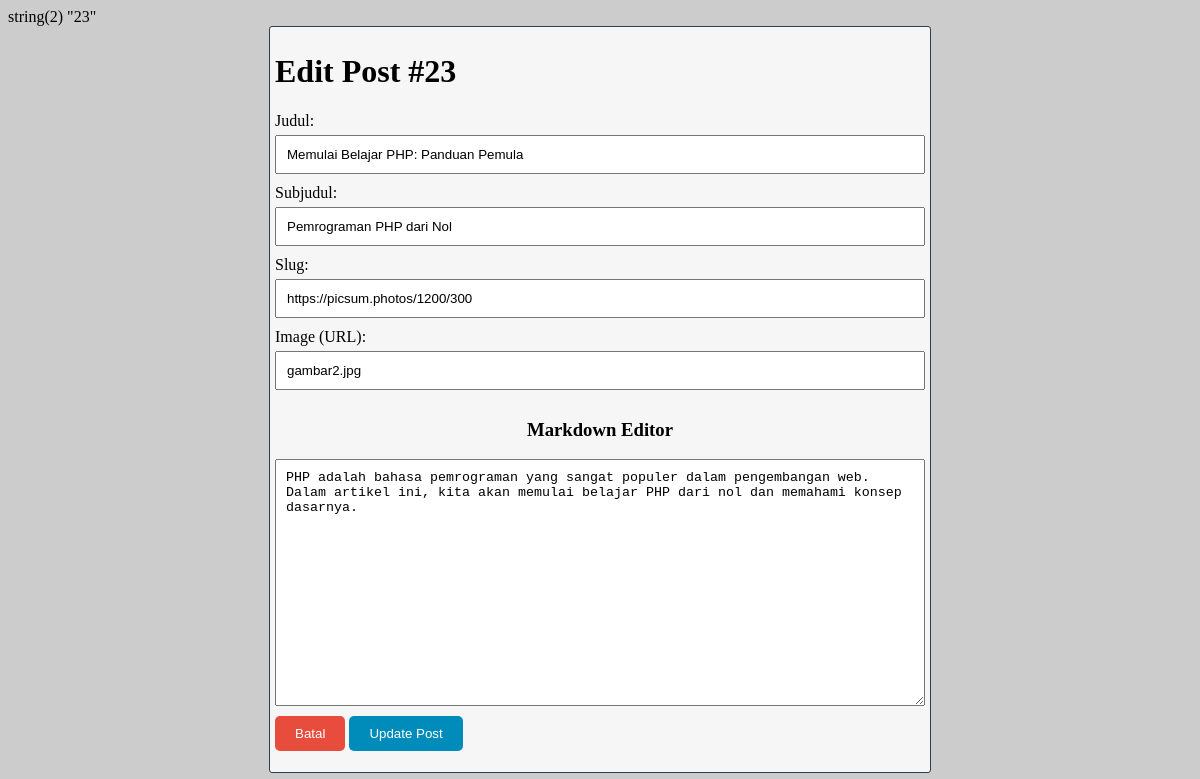
The page /Journal/sesi-2/edit-post.php?id=23 on the database its author committed.
### tables this page shows
CREATE TABLE IF NOT EXISTS `posts` (
  `id` bigint(20) unsigned NOT NULL AUTO_INCREMENT,
  `title` varchar(255) NOT NULL,
  `subtitle` varchar(255) NOT NULL,
  `content` longtext NOT NULL,
  `image` varchar(255) NOT NULL,
  `slug` varchar(255) NOT NULL,
  `created_at` timestamp NULL DEFAULT NULL,
  `updated_at` timestamp NULL DEFAULT NULL,
  PRIMARY KEY (`id`),
  UNIQUE KEY `posts_slug_unique` (`slug`)
);

### Journal/sesi-2/Include/Database.php (called while the page is built, shortened)
<?php
class Database
{
    private $host = "localhost";
    private $username = "root";
    private $password = "";
    private $dbname = "blog_database";
    public function __construct()
    {
        $this->conn = new mysqli($this->host, $this->username, $this->password, $this->dbname);
    }
}
?>

### Journal/sesi-2/Include/Post.php (called while the page is built, shortened)
<?php
require_once "Database.php";
class Post extends Database
{
    public function getPostById($post_id)
    {
        $post_id = $this->conn->real_escape_string($post_id);
        $query = "SELECT * FROM posts WHERE id = ?";
        $stmt = $this->conn->prepare($query);
        $stmt->bind_param("i", $post_id);
        $stmt->execute();
        $result = $stmt->get_result();
        return $result->fetch_object();
    }
}
?>

### Journal/sesi-2/edit-post.php (the view, shortened to what this page needs)
<?php
require_once dirname(__FILE__) . "/Include/Post.php";
if ($_SERVER["REQUEST_METHOD"] === "GET") {
    $id_post = $_GET["id"];
    var_dump($id_post);
    $post = new Post();
    $data = $post->getPostById($id_post);
}
?>
<!DOCTYPE html>
<html lang="en">
<head>
    <link rel="stylesheet" href="https://cdn.jsdelivr.net/simplemde/latest/simplemde.min.css">
</head>
<body>
    <div class="container">
        <h1>Edit Post #<?= $data->id ?></h1>
        <form method="post" action="<?= htmlentities($_SERVER['PHP_SELF']) ?>">
            <label for="title">Judul:</label>
            <input type="text" name="title" id="title" value="<?= $data->title ?>" required>
            <label for="subtitle">Subjudul:</label>
            <input type="text" name="subtitle" id="subtitle" required value="<?= $data->subtitle ?>">
            <label for="slug">Slug:</label>
            <input type="text" name="slug" id="slug" required value="<?= $data->slug ?>">
            <label for="image">Image (URL):</label>
            <input type="url" name="image" id="image" placeholder="https://picsum.photos/1200/300" value="<?= $data->image ?>" required>
            <h3>Markdown Editor</h3>
            <textarea id="content" cols="66" rows="15" name="content" placeholder="Hello World!"><?= $data->content ?></textarea><br>
            <a href="index.php"><button type="button" name="cancel">Batal</button></a>
            <button type="submit">Update Post</button>
        </form>
    </div>
</body>
</html>

### Journal/sesi-2/edit-post.php (style rules this page uses)
body { background: #CCCCCC; }
.container { width: 650px; margin: 0 auto; background: #f6f6f6; border: 1px solid #2C3E50; border-radius: 3px; padding: 5px; }
.container form { max-width: 100%; }
.container label { display: block; margin-bottom: 5px; }
.container input[type="text"], .container input[type="url"], .container textarea { width: 100%; padding: 10px; margin-bottom: 10px; box-sizing: border-box; }
.container button[type="submit"] { background-color: #008CBA; color: white; padding: 10px 20px; border: none; border-radius: 5px; cursor: pointer; }
.container a button[type="button"] { background-color: #E74C3C; color: white; padding: 10px 20px; border: none; border-radius: 5px; cursor: pointer; }
h3 { text-align: center; }

### rows shown on the page
posts: id "23", title "Memulai Belajar PHP: Panduan Pemula", subtitle "Pemrograman PHP dari Nol", slug "https://picsum.photos/1200/300", image "gambar2.jpg", content "PHP adalah bahasa pemrograman yang sangat populer dalam pengembangan web. Dalam artikel ini, kita akan memulai belajar PHP dari nol dan memahami konsep dasarnya."
